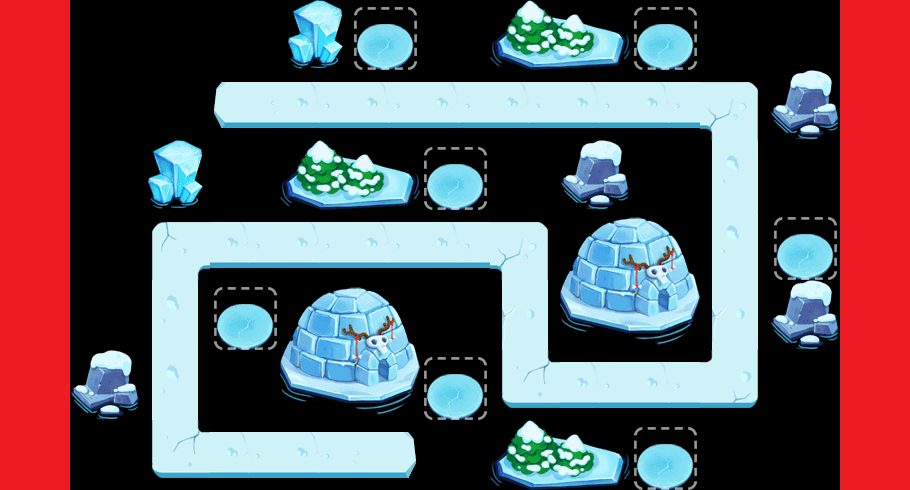

A level layout from a 2D game, rendered from its tile map. Below: a short description, then the map file with tile-grid data replaced by summaries:
An orthogonal 13x7 tile map with 70x70 px tiles, 2 tile layers (content, things) and 63 objects (43x water, 8x waterTowerSeat, 2x floatWay, way1_0, way1_1, ...).

<map version="1.0" orientation="orthogonal" width="13" height="7" tilewidth="70" tileheight="70">
 <tileset firstgid="1" name="theme2Tiles" tilewidth="70" tileheight="70" spacing="2" margin="2">
  <image source="theme2Tiles.png" width="512" height="512" />
  <tile id="3">
   <properties>
    <property name="thingIdx" value="305" />
   </properties>
  </tile>
  <tile id="7">
   <properties>
    <property name="thingIdx" value="601" />
   </properties>
  </tile>
  <tile id="10">
   <properties>
    <property name="thingIdx" value="602" />
   </properties>
  </tile>
  <tile id="13">
   <properties>
    <property name="thingIdx" value="118" />
   </properties>
  </tile>
  <tile id="14">
   <properties>
    <property name="thingIdx" value="305" />
   </properties>
  </tile>
  <tile id="18">
   <properties>
    <property name="thingIdx" value="115" />
   </properties>
  </tile>
  <tile id="19">
   <properties>
    <property name="thingIdx" value="116" />
   </properties>
  </tile>
  <tile id="20">
   <properties>
    <property name="thingIdx" value="114" />
   </properties>
  </tile>
  <tile id="21">
   <properties>
    <property name="thingIdx" value="306" />
   </properties>
  </tile>
  <tile id="23">
   <properties>
    <property name="thingIdx" value="208" />
   </properties>
  </tile>
  <tile id="24">
   <properties>
    <property name="thingIdx" value="209" />
   </properties>
  </tile>
  <tile id="25">
   <properties>
    <property name="thingIdx" value="113" />
   </properties>
  </tile>
  <tile id="26">
   <properties>
    <property name="thingIdx" value="117" />
   </properties>
  </tile>
  <tile id="27">
   <properties>
    <property name="blank" value="0" />
   </properties>
  </tile>
  <tile id="28">
   <properties>
    <property name="way" value="1" />
   </properties>
  </tile>
  <tile id="29">
   <properties>
    <property name="way" value="1" />
   </properties>
  </tile>
  <tile id="30">
   <properties>
    <property name="way" value="1" />
   </properties>
  </tile>
  <tile id="31">
   <properties>
    <property name="way" value="1" />
   </properties>
  </tile>
  <tile id="32">
   <properties>
    <property name="way" value="1" />
   </properties>
  </tile>
  <tile id="33">
   <properties>
    <property name="way" value="1" />
   </properties>
  </tile>
  <tile id="35">
   <properties>
    <property name="way" value="1" />
   </properties>
  </tile>
  <tile id="36">
   <properties>
    <property name="way" value="1" />
   </properties>
  </tile>
  <tile id="37">
   <properties>
    <property name="way" value="1" />
   </properties>
  </tile>
  <tile id="38">
   <properties>
    <property name="way" value="1" />
   </properties>
  </tile>
  <tile id="39">
   <properties>
    <property name="way" value="1" />
   </properties>
  </tile>
  <tile id="40">
   <properties>
    <property name="way" value="1" />
   </properties>
  </tile>
  <tile id="42">
   <properties>
    <property name="way" value="1" />
   </properties>
  </tile>
  <tile id="43">
   <properties>
    <property name="way" value="1" />
   </properties>
  </tile>
 </tileset>
 <layer name="content" width="13" height="7">
  <data>[91 cells, 42 non-empty, 9 distinct tile ids]</data>
 </layer>
 <layer name="things" width="13" height="7">
  <data>[91 cells, 27 non-empty, 9 distinct tile ids]</data>
 </layer>
 <objectgroup name="objs" width="13" height="7">
  <object name="way1_0" x="235" y="89" width="26" height="23" />
  <object name="way1_1" x="716" y="92" width="26" height="23" />
  <object name="way1_2" x="721" y="364" width="26" height="23" />
  <object name="way1_3" x="513" y="364" width="26" height="23" />
  <object name="way1_4" x="507" y="232" width="26" height="23" />
  <object name="way1_5" x="233" y="237" width="26" height="23" />
  <object name="way1_6" x="234" y="434" width="26" height="23" />
  <object name="way1_7" x="366" y="438" width="26" height="23" />
  <object name="water" x="96" y="27" width="20" height="19" />
  <object name="water" x="166" y="28" width="20" height="19" />
  <object name="water" x="232" y="28" width="20" height="19" />
  <object name="water" x="303" y="28" width="20" height="19" />
  <object name="water" x="448" y="30" width="20" height="19" />
  <object name="water" x="521" y="30" width="20" height="19" />
  <object name="water" x="575" y="28" width="20" height="19" />
  <object name="water" x="729" y="26" width="20" height="19" />
  <object name="water" x="790" y="33" width="20" height="19" />
  <object name="water" x="798" y="86" width="20" height="19" />
  <object name="water" x="802" y="176" width="20" height="19" />
  <object name="water" x="805" y="299" width="20" height="19" />
  <object name="water" x="790" y="381" width="20" height="19" />
  <object name="water" x="800" y="450" width="20" height="19" />
  <object name="water" x="735" y="450" width="20" height="19" />
  <object name="water" x="580" y="447" width="20" height="19" />
  <object name="water" x="521" y="449" width="20" height="19" />
  <object name="water" x="448" y="448" width="20" height="19" />
  <object name="water" x="442" y="309" width="20" height="19" />
  <object name="water" x="376" y="306" width="20" height="19" />
  <object name="water" x="378" y="373" width="20" height="19" />
  <object name="water" x="301" y="381" width="20" height="19" />
  <object name="water" x="588" y="291" width="20" height="19" />
  <object name="water" x="640" y="295" width="20" height="19" />
  <object name="water" x="651" y="250" width="20" height="19" />
  <object name="water" x="572" y="241" width="20" height="19" />
  <object name="water" x="599" y="161" width="20" height="19" />
  <object name="water" x="659" y="162" width="20" height="19" />
  <object name="water" x="523" y="165" width="20" height="19" />
  <object name="water" x="367" y="162" width="20" height="19" />
  <object name="water" x="300" y="163" width="20" height="19" />
  <object name="water" x="224" y="160" width="20" height="19" />
  <object name="water" x="162" y="158" width="20" height="19" />
  <object name="water" x="164" y="98" width="20" height="19" />
  <object name="water" x="104" y="99" width="20" height="19" />
  <object name="water" x="98" y="164" width="20" height="19" />
  <object name="water" x="84" y="239" width="20" height="19" />
  <object name="water" x="154" y="245" width="20" height="19" />
  <object name="water" x="96" y="303" width="20" height="19" />
  <object name="water" x="90" y="382" width="20" height="19" />
  <object name="water" x="89" y="434" width="20" height="19" />
  <object name="water" x="171" y="441" width="20" height="19" />
  <object name="waterTowerSeat" x="377" y="37" width="19" height="20" />
  <object name="waterTowerSeat" x="654" y="34" width="19" height="20" />
  <object name="waterTowerSeat" x="444" y="174" width="19" height="20" />
  <object name="waterTowerSeat" x="237" y="310" width="19" height="20" />
  <object name="waterTowerSeat" x="234" y="381" width="19" height="20" />
  <object name="waterTowerSeat" x="445" y="385" width="19" height="20" />
  <object name="waterTowerSeat" x="795" y="244" width="19" height="20" />
  <object name="heart" x="374" y="463" width="26" height="19" />
  <object name="floatWay" x="306" y="226" width="23" height="29">
   <properties>
    <property name="hp" value="900" />
   </properties>
  </object>
  <object name="floatWay" x="587" y="366" width="23" height="29">
   <properties>
    <property name="hp" value="900" />
   </properties>
  </object>
  <object name="hero" x="587" y="98" width="25" height="17" />
  <object name="waterTowerSeat" x="654" y="449" width="19" height="20" />
  <object name="water" x="311" y="308" width="20" height="19" />
 </objectgroup>
</map>
